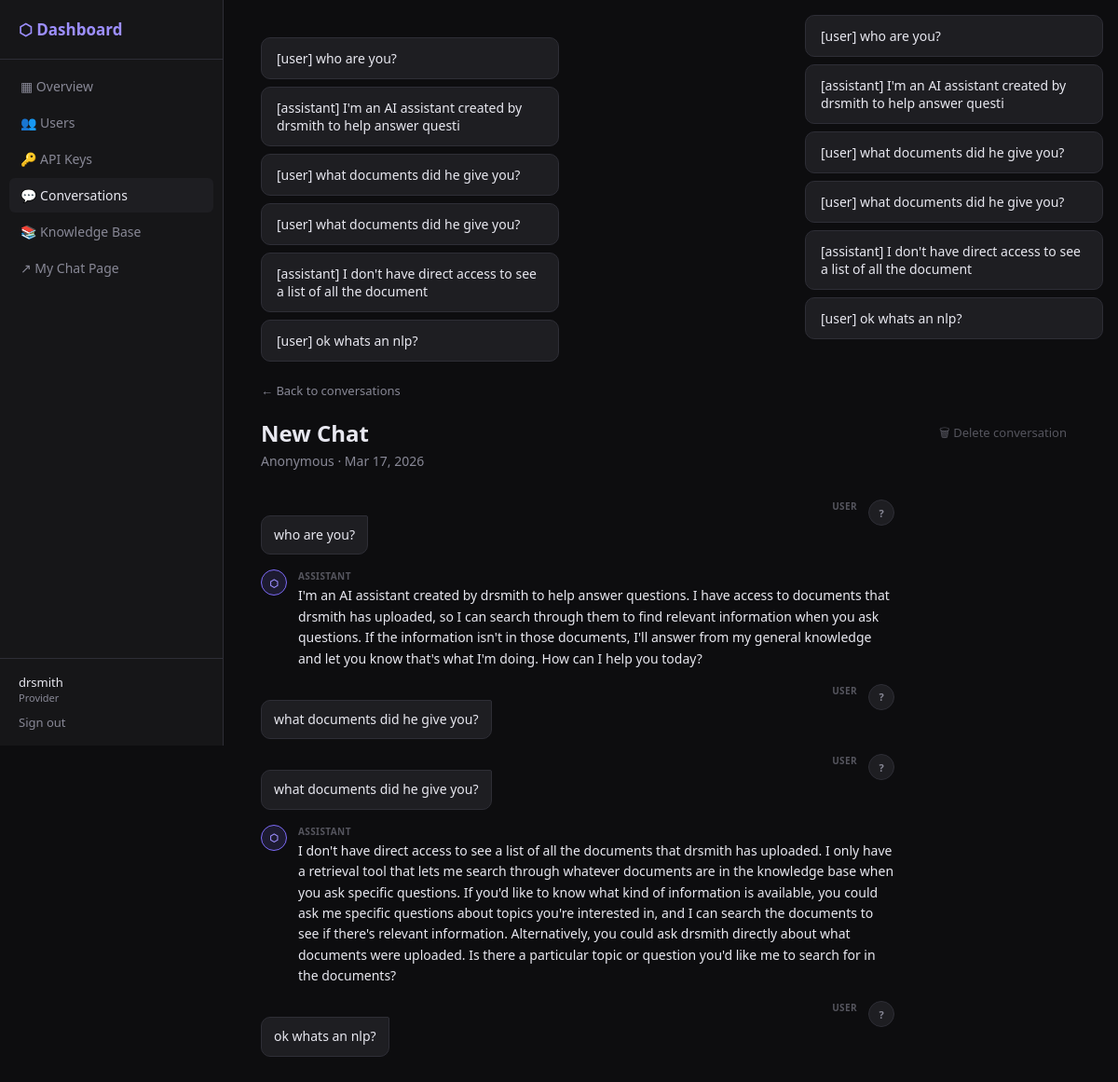
/dashboard/conversations/9/ (signed in), run on the app's committed database.
### chat/models.py (models this page shows, shortened)
class Message(models.Model):
    class Role(models.TextChoices):
        USER = 'user', 'User'
        ASSISTANT = 'assistant', 'Assistant'
        SYSTEM = 'system', 'System'
    conversation = models.ForeignKey(Conversation, on_delete=models.CASCADE, related_name='messages')
    role = models.CharField(max_length=10, choices=Role.choices)
    content = models.TextField()
    created_at = models.DateTimeField(auto_now_add=True)
    class Meta:
        ordering = ['created_at']
    def __str__(self):
        return f"[{self.role}] {self.content[:60]}"

class Conversation(models.Model):
    user = models.ForeignKey(User, on_delete=models.CASCADE, related_name='conversations', null=True, blank=True)
    session_key = models.CharField(max_length=40, blank=True, null=True)
    provider = models.ForeignKey(User, on_delete=models.CASCADE, related_name='hosted_conversations', null=True, blank=True)
    title = models.CharField(max_length=255, default='New Chat')
    system_prompt = models.TextField(blank=True, default='You are a helpful assistant.')
    created_at = models.DateTimeField(auto_now_add=True)
    updated_at = models.DateTimeField(auto_now=True)
    class Meta:
        ordering = ['-updated_at']

### accounts/models.py (models this page shows, shortened)
class User(AbstractUser):
    class Tier(models.TextChoices):
        A = 'A', 'Super Admin'
        B = 'B', 'Provider'
        C = 'C', 'End User'
    tier   = models.CharField(max_length=1, choices=Tier.choices, default=Tier.C)
    parent = models.ForeignKey(
        'self', null=True, blank=True,
        on_delete=models.SET_NULL,
        related_name='children',
    )
    slug = models.SlugField(unique=True, blank=True)

### dashboard/views.py (the view)
# urls.py: path('conversations/<int:pk>/', views.DashboardConversationDetailView.as_view(), name='dashboard_conversation_detail'),
class DashboardConversationDetailView(BtierRequiredMixin, View):
    def get(self, request, pk):
        conversation = get_object_or_404(Conversation, pk=pk, provider=request.user)
        msgs = conversation.messages.all()
        return render(request, 'dashboard/conversation_detail.html', {
            'conversation': conversation,
            'messages': msgs,
        })

### dashboard/views.py (called while the page is built)
    def dispatch(self, request, *args, **kwargs):
        if not request.user.is_authenticated:
            return self.handle_no_permission()
        if request.user.tier not in [User.Tier.A, User.Tier.B]:
            return redirect('chat_home')
        return super().dispatch(request, *args, **kwargs)

### templates/dashboard/conversation_detail.html (shortened to what this page needs)
{% extends "dashboard/base.html" %}
{% block dashboard_content %}
<a href="{% url 'dashboard_conversations' %}" class="back">← Back to conversations</a>
<div class="detail-header">
  <div class="d-header" style="margin:0">
    <h1>{{ conversation.title }}</h1>
    <p>{{ conversation.user.username|default:"Anonymous" }} · {{ conversation.created_at|date:"M d, Y" }}</p>
  </div>
  <form method="post" action="{% url 'dashboard_delete_conversation' conversation.pk %}"
        style="margin:0" onsubmit="return confirm('Delete this conversation? This cannot be undone.')">
    <button type="submit" class="del-btn">🗑 Delete conversation</button>
  </form>
</div>
{% for msg in messages %}
<div class="msg-wrap {{ msg.role }}">
  <div class="avatar {{ msg.role }}">{% if msg.role == 'assistant' %}⬡{% else %}?{% endif %}</div>
  <div class="msg-body">
    <div class="msg-role">{{ msg.role }}</div>
    <div class="msg-content">{{ msg.content }}</div>
  </div>
</div>
{% empty %}
<p style="color:var(--text-muted)">No messages in this conversation.</p>
{% endfor %}
{% endblock %}

### templates/dashboard/base.html (shortened to what this page needs)
{% extends "base.html" %}
{% block body %}
<div class="d-layout">
  <aside class="d-sidebar">
    <div class="d-logo">⬡ Dashboard</div>
    <nav class="d-nav">
      <a href="{% url 'dashboard_home' %}"
         class="{% if request.resolver_match.url_name == 'dashboard_home' %}active{% endif %}">
        ▦ Overview
      </a>
      <a href="{% url 'dashboard_users' %}"
         class="{% if 'users' in request.resolver_match.url_name %}active{% endif %}">
        👥 Users
      </a>
      <a href="{% url 'dashboard_api_keys' %}"
         class="{% if 'api_key' in request.resolver_match.url_name %}active{% endif %}">
        🔑 API Keys
      </a>
      <a href="{% url 'dashboard_conversations' %}"
         class="{% if 'conversation' in request.resolver_match.url_name %}active{% endif %}">
        💬 Conversations
      </a>
      <a href="{% url 'rag_documents' %}"
         class="{% if 'rag' in request.resolver_match.url_name %}active{% endif %}">
        📚 Knowledge Base
      </a>
      <a href="/chat/u/{{ request.user.slug }}/" target="_blank">
        ↗ My Chat Page
      </a>
    </nav>
    <div class="d-footer">
      <div class="username">{{ request.user.username }}</div>
      <div class="tier">{{ request.user.get_tier_display }}</div>
      <form method="post" action="{% url 'logout' %}" style="margin:0">
        <button type="submit" class="logout-btn">Sign out</button>
      </form>
    </div>
  </aside>
  <main class="d-main">
    {% if messages %}
    <div style="margin-bottom:20px">
      {% for message in messages %}
      <div class="flash {{ message.tags }}" style="margin-bottom:8px">{{ message }}</div>
      {% endfor %}
    </div>
    {% endif %}
    {% block dashboard_content %}{% endblock %}
  </main>
</div>
{% endblock %}

### templates/base.html (shortened to what this page needs)
<!doctype html>
<html lang="en">
  <head>
  </head>
  <body>
    {% if messages %}
    <div class="messages-flash">
      {% for message in messages %}
      <div class="flash {{ message.tags }}">{{ message }}</div>
      {% endfor %}
    </div>
    {% endif %} {% block body %}{% endblock %}
  </body>
</html>

### templates/base.html (style rules this page uses)
*, *::before, *::after { box-sizing: border-box; margin: 0; padding: 0; }
:root { --bg: #0d0d0f; --surface: #161618; --surface2: #1e1e22; --border: #2e2e36; --text: #e8e8f0; --text-muted: #888896; --text-dim: #55555e; --accent: #7c6af7; --accent-light: #9d8fff; --accent-glow: rgba(124, 106, 247, 0.15); --green: #4ade80; --red: #f87171; --sidebar-w: 260px; --radius: 10px; --radius-sm: 6px; }
html, body { height: 100%; font-family: system-ui, sans-serif; background: var(--bg); color: var(--text); font-size: 15px; }
a { color: var(--accent-light); text-decoration: none; }
button, .btn { cursor: pointer; font-family: inherit; font-size: 14px; font-weight: 500; border: none; border-radius: var(--radius-sm); padding: 8px 16px; transition: all 0.2s; display: inline-flex; align-items: center; gap: 6px; }
.messages-flash { position: fixed; top: 16px; right: 16px; z-index: 1000; display: flex; flex-direction: column; gap: 8px; }
.flash { background: var(--surface2); border: 1px solid var(--border); border-radius: var(--radius); padding: 12px 16px; font-size: 14px; max-width: 320px; }

### templates/dashboard/base.html (style rules this page uses)
html, body { overflow: auto; }
.d-layout { display: flex; min-height: 100vh; }
.d-sidebar { width: 240px; background: var(--surface); border-right: 1px solid var(--border); display: flex; flex-direction: column; flex-shrink: 0; position: sticky; top: 0; height: 100vh; }
.d-logo { padding: 20px; font-size: 17px; font-weight: 600; color: var(--accent-light); border-bottom: 1px solid var(--border); }
.d-nav { padding: 10px; flex: 1; }
.d-nav a { display: flex; align-items: center; gap: 10px; padding: 9px 12px; border-radius: var(--radius-sm); color: var(--text-muted); font-size: 14px; text-decoration: none; transition: all .15s; margin-bottom: 2px; }
.d-nav a:hover, .d-nav a.active { background: var(--surface2); color: var(--text); }
.d-footer { padding: 16px 20px; border-top: 1px solid var(--border); }
.d-footer .username { font-size: 13px; font-weight: 500; }
.d-footer .tier { font-size: 11px; color: var(--text-muted); margin-bottom: 8px; }
.d-footer .logout-btn { background: none; border: none; padding: 0; font-size: 13px; color: var(--text-muted); cursor: pointer; font-family: inherit; }
.d-main { flex: 1; padding: 40px; min-width: 0; }
.d-header { margin-bottom: 32px; }
.d-header h1 { font-size: 24px; font-weight: 600; }
.d-header p { color: var(--text-muted); font-size: 14px; margin-top: 4px; }

### templates/dashboard/conversation_detail.html (style rules this page uses)
.back { font-size: 13px; color: var(--text-muted); display: inline-block; margin-bottom: 20px; }
.detail-header { display: flex; align-items: flex-start; justify-content: space-between; margin-bottom: 32px; }
.del-btn { background: none; border: 1px solid transparent; border-radius: var(--radius-sm); padding: 6px 14px; font-size: 13px; color: var(--text-dim); cursor: pointer; font-family: inherit; transition: all .15s; }
.msg-wrap { display: flex; gap: 12px; margin-bottom: 16px; max-width: 680px; }
.msg-wrap.user { flex-direction: row-reverse; }
.avatar { width: 28px; height: 28px; border-radius: 50%; display: grid; place-items: center; font-size: 11px; font-weight: 600; flex-shrink: 0; }
.avatar.assistant { background: var(--accent-glow); border: 1px solid var(--accent); color: var(--accent-light); }
.avatar.user { background: var(--surface2); border: 1px solid var(--border); color: var(--text-muted); }
.msg-body { flex: 1; }
.msg-role { font-size: 10px; font-weight: 600; color: var(--text-dim); margin-bottom: 3px; text-transform: uppercase; letter-spacing: .4px; }
.msg-wrap.user .msg-role { text-align: right; }
.msg-content { font-size: 14px; line-height: 1.6; color: var(--text); }
.msg-wrap.user .msg-content { background: var(--surface2); border: 1px solid var(--border); border-radius: 10px 2px 10px 10px; padding: 9px 13px; display: inline-block; }

### data on the page
Message: role+content "[user] who are you?", role "USER", content "who are you?"
Message: role+content "[assistant] I'm an AI assistant created by drsmith to help answer questi", role "ASSISTANT", content "I'm an AI assistant created by drsmith to help answer questions. I have access to documents that drsmith has uploaded, so I can search through them to find relevant information when you ask questions. If the information isn't in those documents, I'll answer from my general knowledge and let you know that's what I'm doing. How can I help you today?"
Message: role+content "[user] what documents did he give you?", role "USER", content "what documents did he give you?"
Message: role+content "[user] what documents did he give you?", role "USER", content "what documents did he give you?"
Message: role+content "[assistant] I don't have direct access to see a list of all the document", role "ASSISTANT", content "I don't have direct access to see a list of all the documents that drsmith has uploaded. I only have a retrieval tool that lets me search through whatever documents are in the knowledge base when you ask specific questions. If you'd like to know what kind of information is available, you could ask me specific questions about topics you're interested in, and I can search the documents to see if there's relevant information. Alternatively, you could ask drsmith directly about what documents were uploaded. Is there a particular topic or question you'd like me to search for in the documents?"
Message: role+content "[user] ok whats an nlp?", role "USER", content "ok whats an nlp?"
User: user.username "drsmith", user.tier "Provider"
Conversation: title "New Chat", user.username "Anonymous", created_at "Mar 17, 2026"
